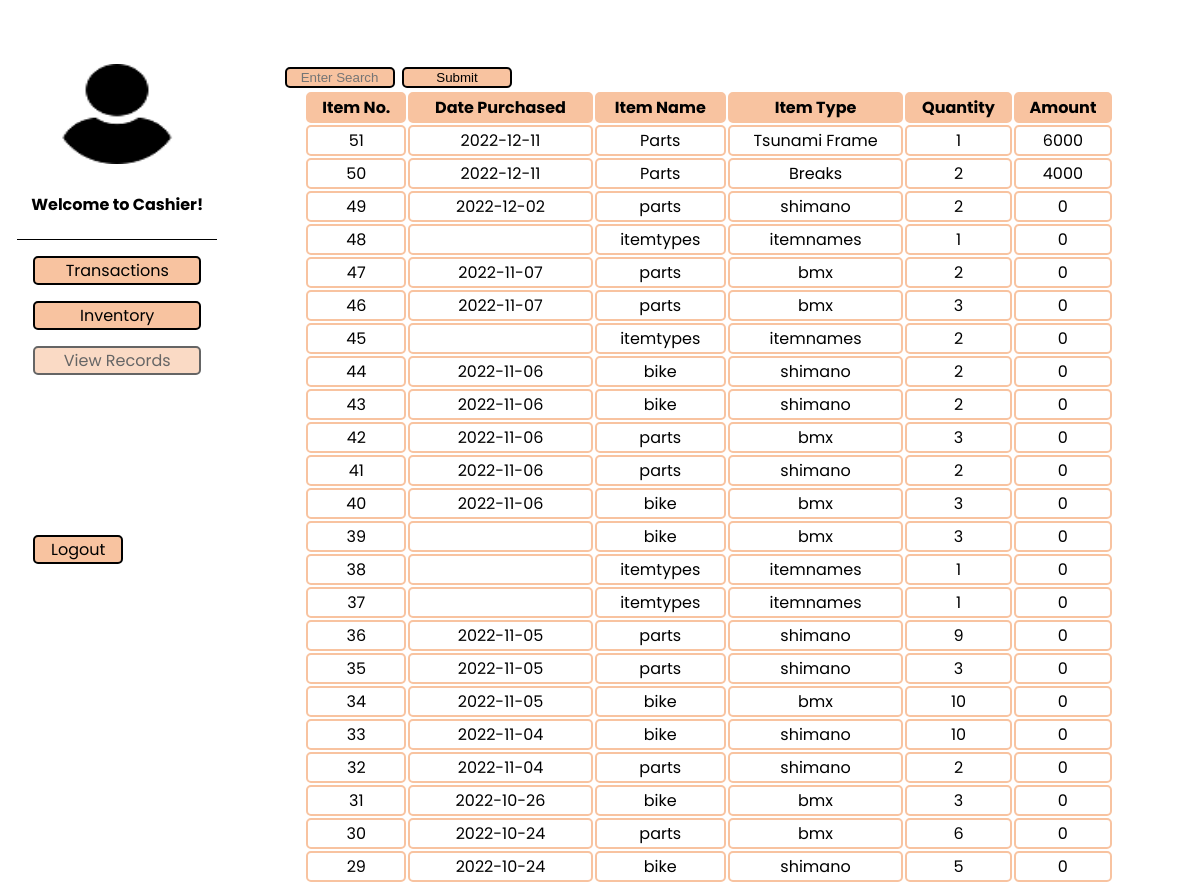
/view_orders/viewitem.php, run on an earlier commit of the app's database.
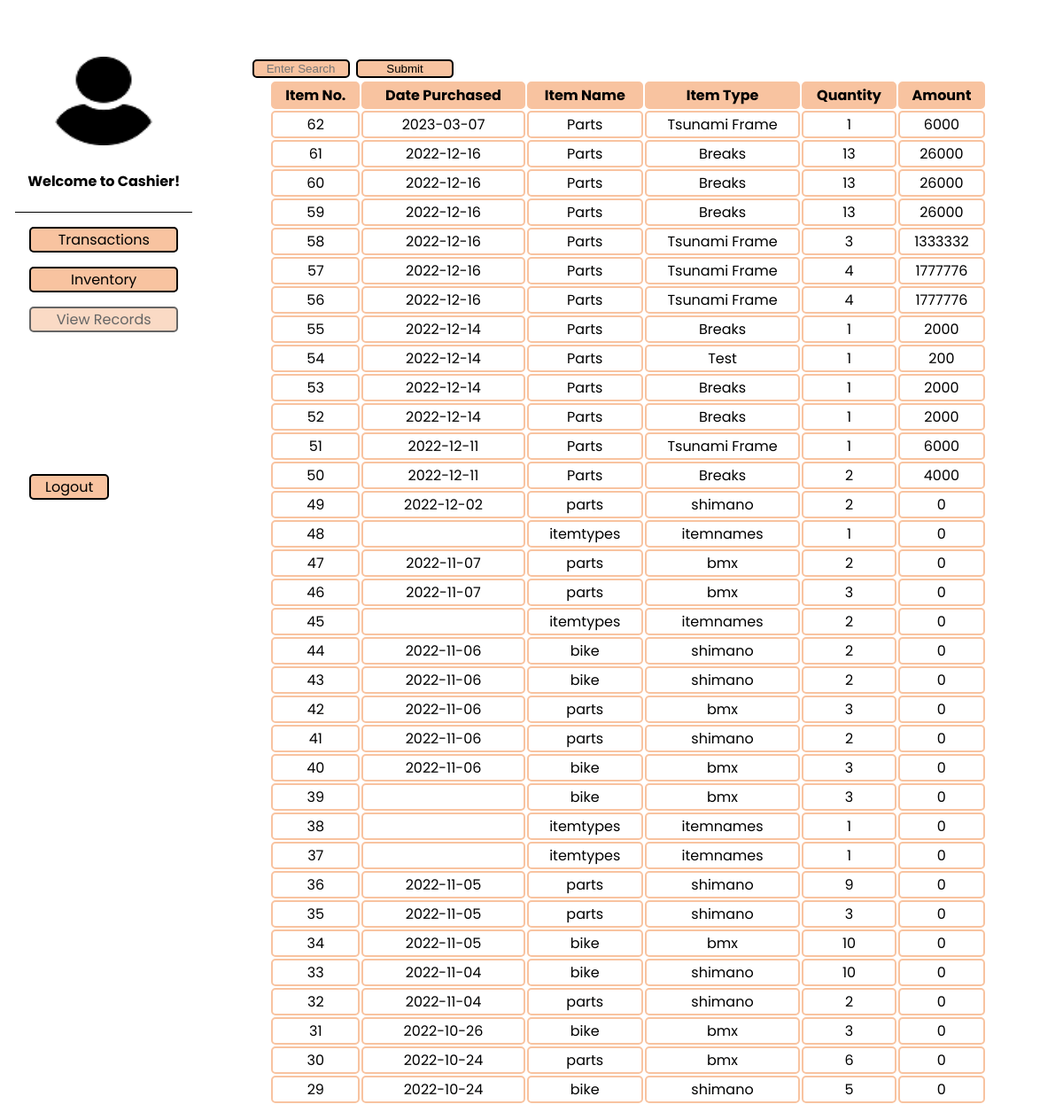
And on a later commit of the database.
### tables this page shows
CREATE TABLE `order_form` (
  `ID` int(10) NOT NULL,
  `ORDER_DATE` text NOT NULL,
  `ITEM_TYPE` text NOT NULL,
  `ITEM_NAME` varchar(30) NOT NULL,
  `description` text NOT NULL,
  `ORDER_QUANTITY` int(30) NOT NULL,
  `amount` int(25) NOT NULL
);

### view_orders/viewitem.php (the view, shortened to what this page needs)
<?php
include "../dbcon.php";
$search = $_GET['search'] ?? '';
if ($search) {
    $statement = $pdo->prepare('SELECT * FROM order_form where ITEM_NAME like :INAME ORDER BY ID desc');
    $statement->bindValue(':INAME', "%$search%");
} else {
    $statement = $pdo->prepare('SELECT * FROM order_form ORDER BY ID desc');
}
$statement->execute();
$row = $statement->fetchAll(PDO::FETCH_ASSOC);
?>
<!DOCTYPE html>
<html lang="en">
  <head>
    <link rel="stylesheet" href="../css/index.css" />
  </head>
  <body>
    <div class="admin-main">
      <div class="admin-image">
        <img
          src="../images/logoo.png"
          alt="admin logo"
          width="120"
          height="100"
        />
        <?php if ($_SESSION["Roles"] == 'admin'): ?>
          <h4>Welcome to Admin!</h4>
        <?php else: ?>
          <h4>Welcome to Cashier!</h4>
        <?php endif;?>
      </div>
      <ul>
        <li><a href="../order/order.php">Transactions</a></li>
        <li><a href="../inventory/inventory.php">Inventory</a></li>
        <li class="disabled" ><a href="">View Records</a></li>
        <li class="logout"><a href="../logout.php">Logout</a></li>
      </ul>
    </div>
    <div class="admin-contents">
      <div class="admin-tables">
        <div class="admin-select">
          <form action="" method="get">
		  	<input type="text"
			class="form-control"
			name="search"
			placeholder="Enter Search"
			value="<?php echo $search; ?>">
            <input type="submit" value="Submit" />
          </form>
        </div>
        <table class="inventory">
        <tr>
            <th>Item No.</th>
            <th>Date Purchased</th>
            <th>Item Name</th>
            <th>Item Type</th>
            <th>Quantity</th>
            <th>Amount</th>
        </tr>
		  <?php foreach ($row as $i => $item):?>
        <tr>
			<td><?php echo $item['ID']; ?></td>
			<td><?php echo $item['ORDER_DATE']; ?></td>
			<td><?php echo $item['ITEM_TYPE']; ?></td>
			<td><?php echo $item['ITEM_NAME']; ?></td>
			<td><?php echo $item['ORDER_QUANTITY']; ?></td>
			<td><?php echo $item['amount']; ?></td>
        </tr>
        <?php endforeach;?>
        </table>
      </div>
    </div>
  </body>
</html>

### css/index.css (style rules this page uses)
* { box-sizing: border-box; }
body { box-sizing: border-box; margin: 0.5rem; margin-top: 4rem; font-family: 'Poppins', sans-serif; display: flex; justify-content: space-around; }
.disabled { pointer-events:none; opacity: 0.6; }
.admin-main ul { list-style-type: none; margin: 0; padding: 0; width: 200px; }
.admin-main li a { display: block; color: #000; text-decoration: none; }
.admin-main li { text-align: center; margin: 1rem; border: 2px solid black; border-radius: 5px; background-color: rgb(248, 195, 160); }
.admin-main .admin-image { width: 200px; text-align: center; border-bottom: 1px solid black; }
.admin-main .logout { margin-top: 10rem; width: 90px; }
.admin-contents { width: 80%; }
.admin-tables { width: 90%; margin: auto; }
.admin-select input { width: 110px; list-style-type: none; text-align: center; margin: 0.1rem; border: 2px solid black; border-radius: 5px; background-color: rgb(248, 195, 160); }
.inventory { width: 95%; margin: auto; text-align: center; }
.inventory th, td { border-collapse: separate; border: 2px solid rgb(248, 195, 160); border-radius: 5px; text-align: center; }
.inventory th { background-color: rgb(248, 195, 160); color: black; }

What changed in the data, as far as the page shows it:
added order_form: ID "62", ORDER_DATE "2023-03-07", ITEM_TYPE "Parts", ITEM_NAME "Tsunami Frame", ORDER_QUANTITY "1", amount "6000"
added order_form: ID "61", ORDER_DATE "2022-12-16", ITEM_TYPE "Parts", ITEM_NAME "Breaks", ORDER_QUANTITY "13", amount "26000"
added order_form: ID "60", ORDER_DATE "2022-12-16", ITEM_TYPE "Parts", ITEM_NAME "Breaks", ORDER_QUANTITY "13", amount "26000"
added order_form: ID "59", ORDER_DATE "2022-12-16", ITEM_TYPE "Parts", ITEM_NAME "Breaks", ORDER_QUANTITY "13", amount "26000"
added order_form: ID "58", ORDER_DATE "2022-12-16", ITEM_TYPE "Parts", ITEM_NAME "Tsunami Frame", ORDER_QUANTITY "3", amount "1333332"
added order_form: ID "57", ORDER_DATE "2022-12-16", ITEM_TYPE "Parts", ITEM_NAME "Tsunami Frame", ORDER_QUANTITY "4", amount "1777776"
added order_form: ID "56", ORDER_DATE "2022-12-16", ITEM_TYPE "Parts", ITEM_NAME "Tsunami Frame", ORDER_QUANTITY "4", amount "1777776"
added order_form: ID "55", ORDER_DATE "2022-12-14", ITEM_TYPE "Parts", ITEM_NAME "Breaks", ORDER_QUANTITY "1", amount "2000"
added order_form: ID "54", ORDER_DATE "2022-12-14", ITEM_TYPE "Parts", ITEM_NAME "Test", ORDER_QUANTITY "1", amount "200"
added order_form: ID "53", ORDER_DATE "2022-12-14", ITEM_TYPE "Parts", ITEM_NAME "Breaks", ORDER_QUANTITY "1", amount "2000"
added order_form: ID "52", ORDER_DATE "2022-12-14", ITEM_TYPE "Parts", ITEM_NAME "Breaks", ORDER_QUANTITY "1", amount "2000"
